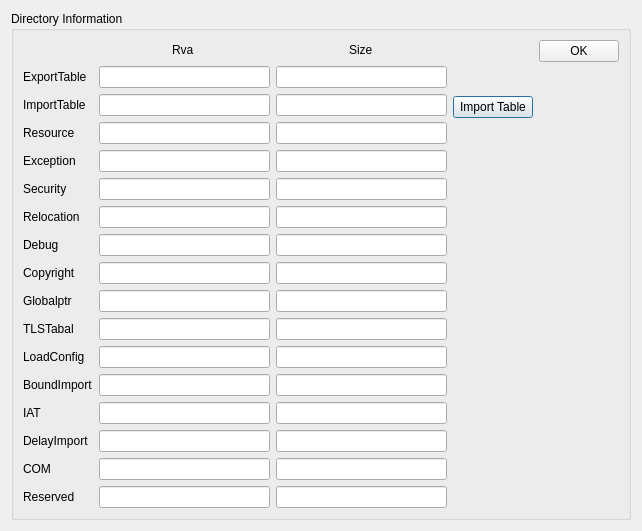
<?xml version="1.0" encoding="UTF-8"?>
<ui version="4.0">
 <class>Directories</class>
 <widget class="QDialog" name="Directories">
  <property name="geometry">
   <rect>
    <x>0</x>
    <y>0</y>
    <width>642</width>
    <height>509</height>
   </rect>
  </property>
  <property name="windowTitle">
   <string>Dialog</string>
  </property>
  <layout class="QGridLayout" name="gridLayout_2">
   <item row="0" column="0">
    <widget class="QGroupBox" name="groupBox">
     <property name="title">
      <string>Directory Information</string>
     </property>
     <layout class="QGridLayout" name="gridLayout_8">
      <item row="0" column="1" rowspan="2">
       <layout class="QGridLayout" name="gridLayout_4">
        <item row="8" column="0">
         <spacer name="verticalSpacer_9">
          <property name="orientation">
           <enum>Qt::Vertical</enum>
          </property>
          <property name="sizeHint" stdset="0">
           <size>
            <width>20</width>
            <height>40</height>
           </size>
          </property>
         </spacer>
        </item>
        <item row="5" column="0">
         <spacer name="verticalSpacer_6">
          <property name="orientation">
           <enum>Qt::Vertical</enum>
          </property>
          <property name="sizeHint" stdset="0">
           <size>
            <width>20</width>
            <height>40</height>
           </size>
          </property>
         </spacer>
        </item>
        <item row="0" column="0">
         <spacer name="verticalSpacer_4">
          <property name="orientation">
           <enum>Qt::Vertical</enum>
          </property>
          <property name="sizeHint" stdset="0">
           <size>
            <width>20</width>
            <height>40</height>
           </size>
          </property>
         </spacer>
        </item>
        <item row="6" column="0">
         <spacer name="verticalSpacer_3">
          <property name="orientation">
           <enum>Qt::Vertical</enum>
          </property>
          <property name="sizeHint" stdset="0">
           <size>
            <width>20</width>
            <height>40</height>
           </size>
          </property>
         </spacer>
        </item>
        <item row="3" column="0">
         <spacer name="verticalSpacer_8">
          <property name="orientation">
           <enum>Qt::Vertical</enum>
          </property>
          <property name="sizeHint" stdset="0">
           <size>
            <width>20</width>
            <height>40</height>
           </size>
          </property>
         </spacer>
        </item>
        <item row="7" column="0">
         <spacer name="verticalSpacer_2">
          <property name="orientation">
           <enum>Qt::Vertical</enum>
          </property>
          <property name="sizeHint" stdset="0">
           <size>
            <width>20</width>
            <height>40</height>
           </size>
          </property>
         </spacer>
        </item>
        <item row="1" column="0">
         <widget class="QPushButton" name="more">
          <property name="text">
           <string>Import Table</string>
          </property>
         </widget>
        </item>
        <item row="4" column="0">
         <spacer name="verticalSpacer_7">
          <property name="orientation">
           <enum>Qt::Vertical</enum>
          </property>
          <property name="sizeHint" stdset="0">
           <size>
            <width>20</width>
            <height>40</height>
           </size>
          </property>
         </spacer>
        </item>
        <item row="2" column="0">
         <spacer name="verticalSpacer_10">
          <property name="orientation">
           <enum>Qt::Vertical</enum>
          </property>
          <property name="sizeHint" stdset="0">
           <size>
            <width>20</width>
            <height>40</height>
           </size>
          </property>
         </spacer>
        </item>
       </layout>
      </item>
      <item row="0" column="0">
       <layout class="QGridLayout" name="gridLayout_6">
        <item row="1" column="5">
         <widget class="QLabel" name="label_18">
          <property name="text">
           <string>Size</string>
          </property>
         </widget>
        </item>
        <item row="1" column="3">
         <spacer name="horizontalSpacer">
          <property name="orientation">
           <enum>Qt::Horizontal</enum>
          </property>
          <property name="sizeHint" stdset="0">
           <size>
            <width>40</width>
            <height>20</height>
           </size>
          </property>
         </spacer>
        </item>
        <item row="1" column="4">
         <spacer name="horizontalSpacer_4">
          <property name="orientation">
           <enum>Qt::Horizontal</enum>
          </property>
          <property name="sizeHint" stdset="0">
           <size>
            <width>40</width>
            <height>20</height>
           </size>
          </property>
         </spacer>
        </item>
        <item row="1" column="0">
         <spacer name="horizontalSpacer_2">
          <property name="orientation">
           <enum>Qt::Horizontal</enum>
          </property>
          <property name="sizeHint" stdset="0">
           <size>
            <width>40</width>
            <height>20</height>
           </size>
          </property>
         </spacer>
        </item>
        <item row="1" column="2">
         <widget class="QLabel" name="label_5">
          <property name="text">
           <string>Rva</string>
          </property>
         </widget>
        </item>
        <item row="1" column="6">
         <spacer name="horizontalSpacer_3">
          <property name="orientation">
           <enum>Qt::Horizontal</enum>
          </property>
          <property name="sizeHint" stdset="0">
           <size>
            <width>40</width>
            <height>20</height>
           </size>
          </property>
         </spacer>
        </item>
        <item row="1" column="1">
         <spacer name="horizontalSpacer_5">
          <property name="orientation">
           <enum>Qt::Horizontal</enum>
          </property>
          <property name="sizeHint" stdset="0">
           <size>
            <width>40</width>
            <height>20</height>
           </size>
          </property>
         </spacer>
        </item>
       </layout>
      </item>
      <item row="1" column="0">
       <layout class="QGridLayout" name="gridLayout">
        <item row="1" column="0">
         <widget class="QLabel" name="label_2">
          <property name="text">
           <string>ImportTable</string>
          </property>
         </widget>
        </item>
        <item row="0" column="1">
         <widget class="QLineEdit" name="ExportTable"/>
        </item>
        <item row="0" column="0">
         <widget class="QLabel" name="label">
          <property name="text">
           <string>ExportTable</string>
          </property>
         </widget>
        </item>
        <item row="1" column="1">
         <widget class="QLineEdit" name="ImportTable"/>
        </item>
        <item row="0" column="2">
         <widget class="QLineEdit" name="ExportTable_2"/>
        </item>
        <item row="2" column="2">
         <widget class="QLineEdit" name="Resource_2"/>
        </item>
        <item row="1" column="2">
         <widget class="QLineEdit" name="ImportTable_2"/>
        </item>
        <item row="2" column="1">
         <widget class="QLineEdit" name="Resource"/>
        </item>
        <item row="3" column="0">
         <widget class="QLabel" name="label_4">
          <property name="text">
           <string>Exception</string>
          </property>
         </widget>
        </item>
        <item row="2" column="0">
         <widget class="QLabel" name="label_3">
          <property name="text">
           <string>Resource</string>
          </property>
         </widget>
        </item>
        <item row="3" column="1">
         <widget class="QLineEdit" name="Exception"/>
        </item>
        <item row="6" column="0">
         <widget class="QLabel" name="label_8">
          <property name="text">
           <string>Debug</string>
          </property>
         </widget>
        </item>
        <item row="6" column="2">
         <widget class="QLineEdit" name="Debug_2"/>
        </item>
        <item row="5" column="2">
         <widget class="QLineEdit" name="Relocation_2"/>
        </item>
        <item row="7" column="0">
         <widget class="QLabel" name="label_9">
          <property name="text">
           <string>Copyright</string>
          </property>
         </widget>
        </item>
        <item row="6" column="1">
         <widget class="QLineEdit" name="Debug"/>
        </item>
        <item row="7" column="2">
         <widget class="QLineEdit" name="Copyright_2"/>
        </item>
        <item row="8" column="2">
         <widget class="QLineEdit" name="Globalptr_2"/>
        </item>
        <item row="7" column="1">
         <widget class="QLineEdit" name="Copyright"/>
        </item>
        <item row="8" column="0">
         <widget class="QLabel" name="label_10">
          <property name="text">
           <string>Globalptr</string>
          </property>
         </widget>
        </item>
        <item row="8" column="1">
         <widget class="QLineEdit" name="Globalptr"/>
        </item>
        <item row="4" column="0">
         <widget class="QLabel" name="label_6">
          <property name="text">
           <string>Security</string>
          </property>
         </widget>
        </item>
        <item row="4" column="1">
         <widget class="QLineEdit" name="Security"/>
        </item>
        <item row="3" column="2">
         <widget class="QLineEdit" name="Exception_2"/>
        </item>
        <item row="5" column="0">
         <widget class="QLabel" name="label_7">
          <property name="text">
           <string>Relocation</string>
          </property>
         </widget>
        </item>
        <item row="4" column="2">
         <widget class="QLineEdit" name="Security_2"/>
        </item>
        <item row="5" column="1">
         <widget class="QLineEdit" name="Relocation"/>
        </item>
        <item row="11" column="0">
         <widget class="QLabel" name="label_13">
          <property name="text">
           <string>BoundImport</string>
          </property>
         </widget>
        </item>
        <item row="12" column="1">
         <widget class="QLineEdit" name="IAT"/>
        </item>
        <item row="11" column="1">
         <widget class="QLineEdit" name="BoundImport"/>
        </item>
        <item row="11" column="2">
         <widget class="QLineEdit" name="BoundImport_2"/>
        </item>
        <item row="12" column="0">
         <widget class="QLabel" name="label_14">
          <property name="text">
           <string>IAT</string>
          </property>
         </widget>
        </item>
        <item row="12" column="2">
         <widget class="QLineEdit" name="IAT_2"/>
        </item>
        <item row="14" column="0">
         <widget class="QLabel" name="label_16">
          <property name="text">
           <string>COM</string>
          </property>
         </widget>
        </item>
        <item row="13" column="0">
         <widget class="QLabel" name="label_15">
          <property name="text">
           <string>DelayImport</string>
          </property>
         </widget>
        </item>
        <item row="13" column="1">
         <widget class="QLineEdit" name="DelayImport"/>
        </item>
        <item row="13" column="2">
         <widget class="QLineEdit" name="DelayImport_2"/>
        </item>
        <item row="10" column="0">
         <widget class="QLabel" name="label_12">
          <property name="text">
           <string>LoadConfig</string>
          </property>
         </widget>
        </item>
        <item row="10" column="1">
         <widget class="QLineEdit" name="LoadConfig"/>
        </item>
        <item row="9" column="0">
         <widget class="QLabel" name="label_11">
          <property name="text">
           <string>TLSTabal</string>
          </property>
         </widget>
        </item>
        <item row="9" column="2">
         <widget class="QLineEdit" name="TLSTabal_2"/>
        </item>
        <item row="9" column="1">
         <widget class="QLineEdit" name="TLSTabal"/>
        </item>
        <item row="10" column="2">
         <widget class="QLineEdit" name="LoadConfig_2"/>
        </item>
        <item row="15" column="0">
         <widget class="QLabel" name="label_17">
          <property name="text">
           <string>Reserved</string>
          </property>
         </widget>
        </item>
        <item row="15" column="2">
         <widget class="QLineEdit" name="Reserved_2"/>
        </item>
        <item row="14" column="1">
         <widget class="QLineEdit" name="COM"/>
        </item>
        <item row="14" column="2">
         <widget class="QLineEdit" name="COM_2"/>
        </item>
        <item row="15" column="1">
         <widget class="QLineEdit" name="Reserved"/>
        </item>
       </layout>
      </item>
      <item row="0" column="2" rowspan="2">
       <layout class="QGridLayout" name="gridLayout_5">
        <item row="0" column="0">
         <widget class="QPushButton" name="OK">
          <property name="text">
           <string>OK</string>
          </property>
         </widget>
        </item>
        <item row="1" column="0">
         <spacer name="verticalSpacer">
          <property name="orientation">
           <enum>Qt::Vertical</enum>
          </property>
          <property name="sizeHint" stdset="0">
           <size>
            <width>20</width>
            <height>40</height>
           </size>
          </property>
         </spacer>
        </item>
       </layout>
      </item>
      <item row="2" column="0">
       <spacer name="verticalSpacer_5">
        <property name="orientation">
         <enum>Qt::Vertical</enum>
        </property>
        <property name="sizeHint" stdset="0">
         <size>
          <width>20</width>
          <height>40</height>
         </size>
        </property>
       </spacer>
      </item>
     </layout>
    </widget>
   </item>
  </layout>
 </widget>
 <resources/>
 <connections/>
</ui>
